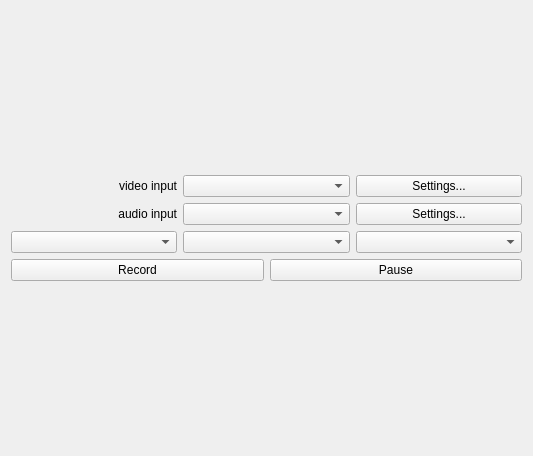
<?xml version="1.0" encoding="UTF-8"?>
<ui version="4.0">
 <class>VideoRecorderForm</class>
 <widget class="QWidget" name="VideoRecorderForm">
  <property name="geometry">
   <rect>
    <x>0</x>
    <y>0</y>
    <width>533</width>
    <height>456</height>
   </rect>
  </property>
  <property name="windowTitle">
   <string>Form</string>
  </property>
  <layout class="QVBoxLayout" name="verticalLayout">
   <item>
    <layout class="QGridLayout" name="gridGlobal">
     <item row="0" column="0">
      <layout class="QGridLayout" name="gridVideoInput">
       <item row="0" column="0">
        <widget class="QLabel" name="labelCamera">
         <property name="text">
          <string>video input</string>
         </property>
         <property name="alignment">
          <set>Qt::AlignRight|Qt::AlignTrailing|Qt::AlignVCenter</set>
         </property>
        </widget>
       </item>
       <item row="1" column="1">
        <widget class="QComboBox" name="cbAudioInputs"/>
       </item>
       <item row="1" column="0">
        <widget class="QLabel" name="labelAudio">
         <property name="text">
          <string>audio input</string>
         </property>
         <property name="alignment">
          <set>Qt::AlignRight|Qt::AlignTrailing|Qt::AlignVCenter</set>
         </property>
        </widget>
       </item>
       <item row="0" column="1">
        <widget class="QComboBox" name="cbVideoInputs"/>
       </item>
       <item row="0" column="2">
        <widget class="QPushButton" name="pushVideoSettings">
         <property name="sizePolicy">
          <sizepolicy hsizetype="Preferred" vsizetype="Fixed">
           <horstretch>0</horstretch>
           <verstretch>0</verstretch>
          </sizepolicy>
         </property>
         <property name="text">
          <string>Settings...</string>
         </property>
        </widget>
       </item>
       <item row="1" column="2">
        <widget class="QPushButton" name="pushAudioSettings">
         <property name="sizePolicy">
          <sizepolicy hsizetype="Preferred" vsizetype="Fixed">
           <horstretch>0</horstretch>
           <verstretch>0</verstretch>
          </sizepolicy>
         </property>
         <property name="text">
          <string>Settings...</string>
         </property>
        </widget>
       </item>
      </layout>
     </item>
     <item row="4" column="0">
      <layout class="QGridLayout" name="gridControls">
       <item row="1" column="0">
        <widget class="QPushButton" name="pushRecord">
         <property name="text">
          <string>Record</string>
         </property>
        </widget>
       </item>
       <item row="1" column="1">
        <widget class="QPushButton" name="pushPause">
         <property name="text">
          <string>Pause</string>
         </property>
        </widget>
       </item>
      </layout>
     </item>
     <item row="1" column="0">
      <layout class="QGridLayout" name="gridVideofinder"/>
     </item>
     <item row="2" column="0">
      <layout class="QGridLayout" name="gridLayout_2">
       <item row="0" column="1">
        <widget class="QComboBox" name="cbAudioCodec"/>
       </item>
       <item row="0" column="0">
        <widget class="QComboBox" name="cbVideoCodec"/>
       </item>
       <item row="0" column="2">
        <widget class="QComboBox" name="cbFileFormat"/>
       </item>
      </layout>
     </item>
    </layout>
   </item>
  </layout>
 </widget>
 <resources/>
 <connections/>
</ui>
